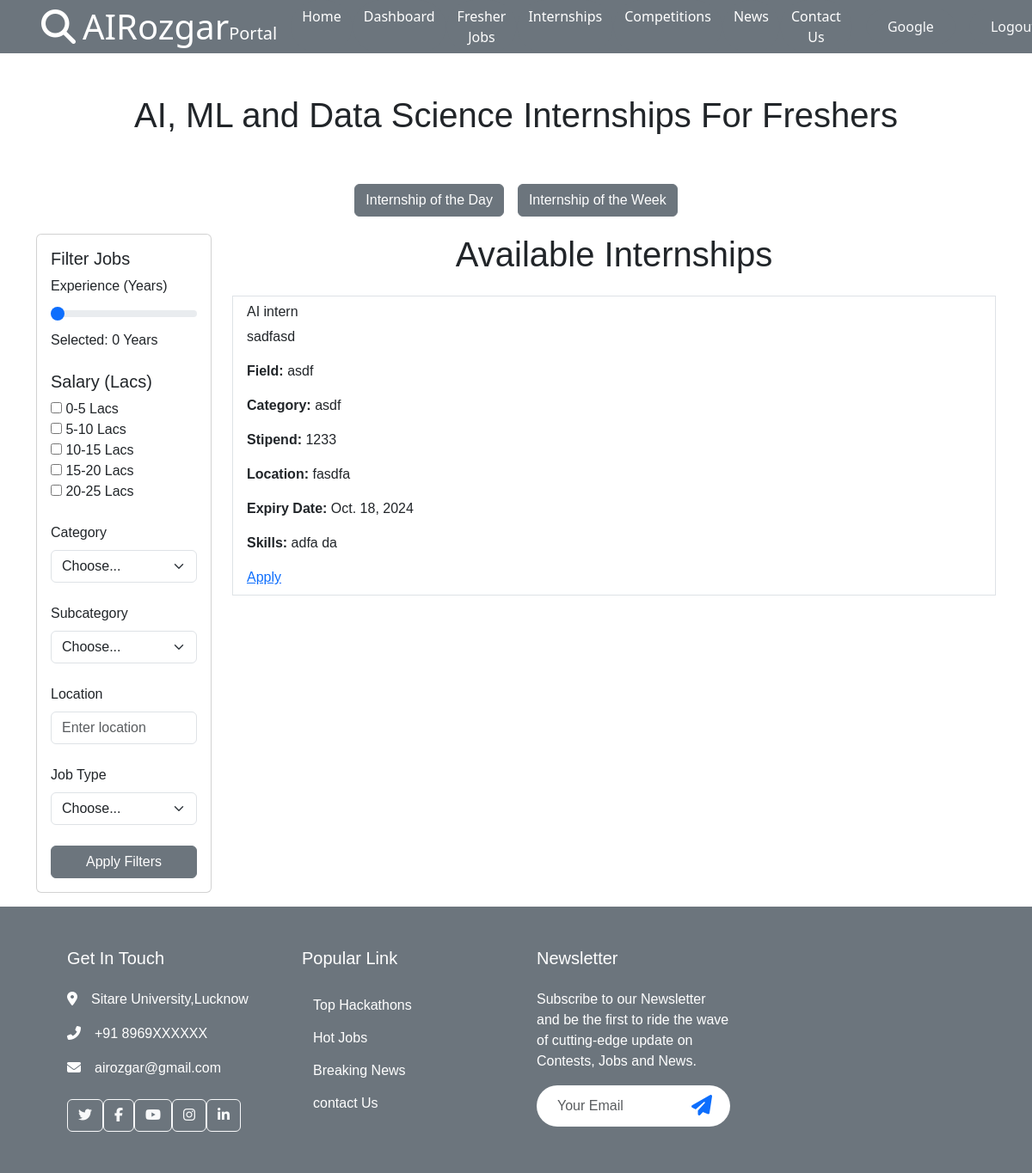
Page /internship/ (signed in) on the earlier database version.
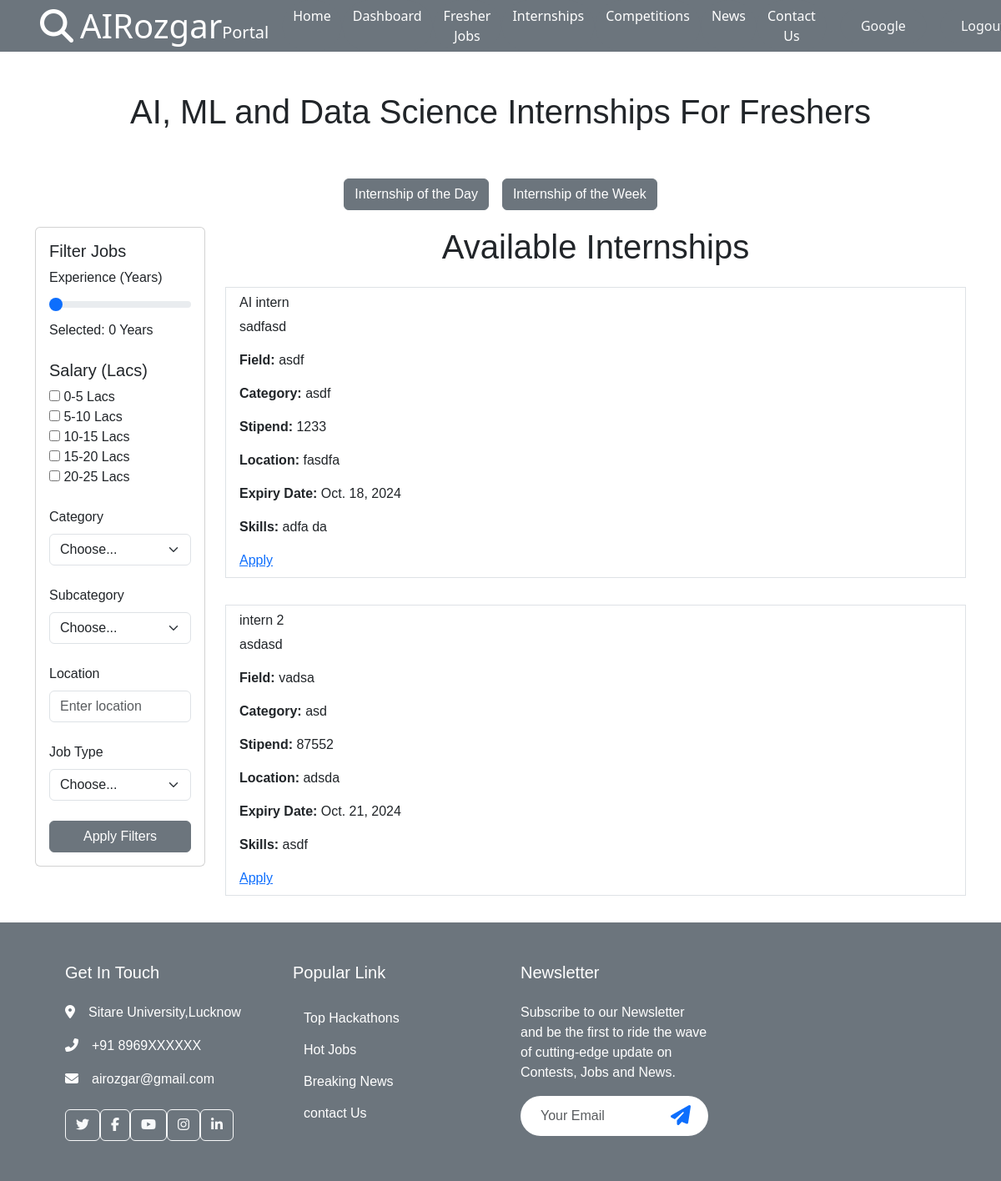
Same page on the later database version.
### home/models.py (models this page shows, shortened)
class Internship(models.Model):
    company = models.ForeignKey(Company, on_delete=models.CASCADE)
    title = models.CharField(max_length=255, default='Internship')
    description = models.TextField()
    field = models.CharField(max_length=255)
    category = models.CharField(max_length=255)
    stipend = models.CharField(max_length=20)
    location = models.CharField(max_length=255)
    expiry_date = models.DateField()
    created_date = models.DateField(auto_now_add=True)
    skills = models.TextField()
    student_applied = models.JSONField()  # To store hashmap of students applied

### home/views.py (the view)
# urls.py: path('internship/', internship, name='internship'),
@login_required(login_url="/login/")
def internship(request):
    internships = Internship.objects.all()
    return render(request, 'internship.html', {'internships': internships})

### home/templates/internship.html (shortened to what the changed rows need)
{% extends 'base.html' %}
{% block start %}
<div class="container-xxl hero-header">
    <div class="container px-lg-5">
        <div class="row g-5 py-5">
            <div class="col-12 text-center">
                <h1>AI, ML and Data Science Internships For Freshers</h1>
            </div>
        </div>
    </div>
</div>
<div class="container-fluid">
    <div class="container">
        <div class="row">
            <div class="col-md-9 internship-cards-section">
                <h1 class="text-center">Available Internships</h1>
                <ul class="list-group">
                    {% for internship in internships %}
                    <div class="my-3">
                        <li class="list-group-item">
                            <h6>{{ internship.title }}</h6>
                            <p>{{ internship.description }}</p>
                            <p><strong>Field:</strong> {{ internship.field }}</p>
                            <p><strong>Category:</strong> {{ internship.category }}</p>
                            <p><strong>Stipend:</strong> {{ internship.stipend }}</p>
                            <p><strong>Location:</strong> {{ internship.location }}</p>
                            <p><strong>Expiry Date:</strong> {{ internship.expiry_date }}</p>
                            <p><strong>Skills:</strong> {{ internship.skills }}</p>
                            <a href="{% url 'apply_internship' internship.id %}">Apply</a>
                        </li>
                    </div>
                    {% empty %}
                        <li class="list-group-item">No internships available.</li>
                    {% endfor %}
                </ul>
            </div>
        </div>
    </div>
</div>
{% endblock %}

Differences in the rows shown:
added Internship: title "intern 2", description "asdasd", field "vadsa", category "asd", stipend "87552", location "adsda", expiry_date "Oct. 21, 2024", skills "asdf"
